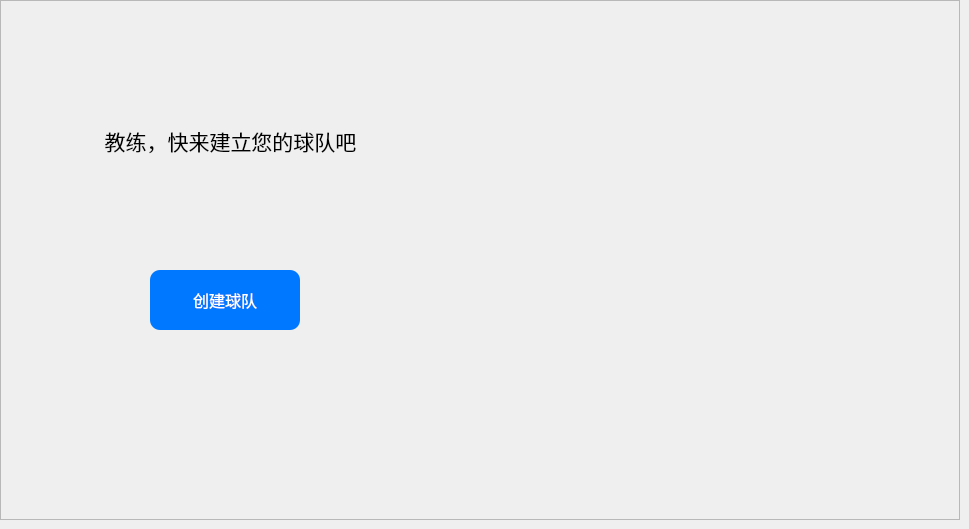
    <widget class="QWidget" name="createTeam">
     <widget class="QFrame" name="frame_4">
      <property name="geometry">
       <rect>
        <x>0</x>
        <y>0</y>
        <width>960</width>
        <height>520</height>
       </rect>
      </property>
      <property name="styleSheet">
       <string notr="true">#frame_4{background-image: url(:/Image/football_manager_tmp.jpg);}
</string>
      </property>
      <property name="frameShape">
       <enum>QFrame::StyledPanel</enum>
      </property>
      <property name="frameShadow">
       <enum>QFrame::Raised</enum>
      </property>
      <widget class="QPushButton" name="createTeamBtn">
       <property name="geometry">
        <rect>
         <x>150</x>
         <y>270</y>
         <width>150</width>
         <height>60</height>
        </rect>
       </property>
       <property name="font">
        <font>
         <family>黑体</family>
         <pointsize>12</pointsize>
        </font>
       </property>
       <property name="styleSheet">
        <string notr="true">QPushButton { background-color: rgb(0, 120, 255); border-radius: 10px; color: rgb(255, 255, 255); } QPushButton:hover { background-color: rgb(46, 231, 253); }</string>
       </property>
       <property name="text">
        <string>创建球队</string>
       </property>
      </widget>
      <widget class="QLabel" name="label_20">
       <property name="geometry">
        <rect>
         <x>40</x>
         <y>110</y>
         <width>381</width>
         <height>61</height>
        </rect>
       </property>
       <property name="font">
        <font>
         <family>黑体</family>
         <pointsize>16</pointsize>
        </font>
       </property>
       <property name="styleSheet">
        <string notr="true">color: rgb(0, 0, 0);</string>
       </property>
       <property name="text">
        <string>教练，快来建立您的球队吧</string>
       </property>
       <property name="alignment">
        <set>Qt::AlignCenter</set>
       </property>
      </widget>
     </widget>
    </widget>
